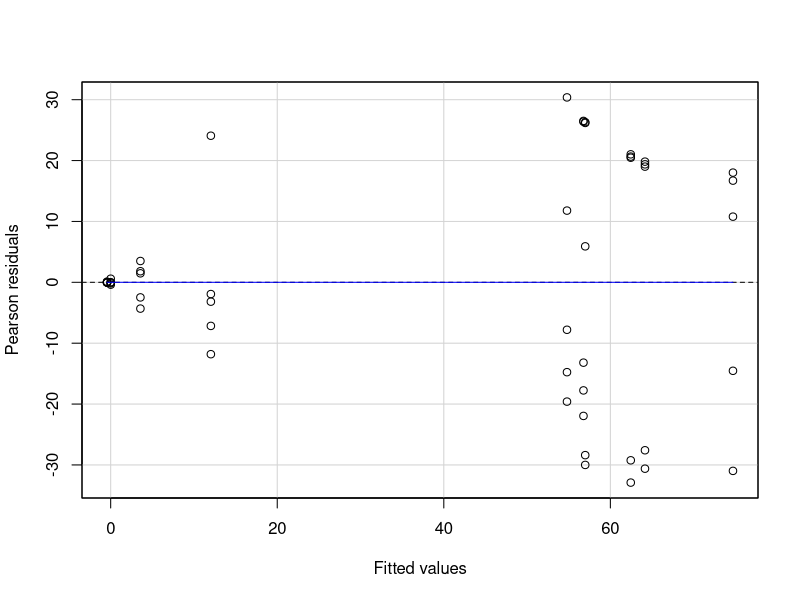

Reproduce this figure in R. (Note: this script raises an error after producing the figure.)
# Soil Leachates Data Analysis
library(tidyverse)
library(car)
library(emmeans)
library(ggplot2)

# Setting the working directory
setwd("C:/Users/90958427/OneDrive - Western Sydney University/Niraj Pot Experiment/Modified Data File")

# Read the CSV file
Leachates_data <- read.csv("Nutrients_Lechatesdata_exp1_final.csv")

# Check the first few rows to understand the structure
head(Leachates_data)
colnames(Leachates_data)

# Clean the data by removing rows with NA values in the relevant columns
Leachates_data_clean <- Leachates_data %>%
  filter(!is.na(NH4_Lechates_Before_2nd_fertilization..mg.N.L.) &
           !is.na(NO3_Lechates_Before_2nd_fertilization..mg.N.L.) &
           !is.na(PO4_Lechates_Before_2nd_fertilization..mg.N.L.))

# Ensure Dose and Plant.type have at least two levels
if(length(unique(Leachates_data_clean$Dose)) < 2 || length(unique(Leachates_data_clean$Plant.type)) < 2) {
  stop("Either 'Dose' or 'Plant.type' has fewer than two levels. Cannot fit the model.")
}

### NH4 Analysis ###

# Fit the model for NH4 Before 2nd Fertilization
m1_NH4_2nd <- lm(NH4_Lechates_Before_2nd_fertilization..mg.N.L. ~ Dose * Plant.type, data = Leachates_data_clean)

# Summary of the model
summary(m1_NH4_2nd)

# Residual and Q-Q plots to check assumptions
residualPlot(m1_NH4_2nd)
qqPlot(m1_NH4_2nd)

# ANOVA to check significance
Anova(m1_NH4_2nd, type = "II")

# Visualize NH4 in Leachates before the 2nd fertilization
ggplot(Leachates_data_clean, aes(x = Dose, y = NH4_Lechates_Before_2nd_fertilization..mg.N.L., colour = Dose)) + 
  geom_boxplot() + 
  facet_wrap(~Plant.type) +
  labs(title = "NH4 in Leachates Before 2nd Fertilization by Dose and Plant Type", x = "Dose", y = "NH4 (mg N/L)")

### NO3 Analysis ###

# Fit the model for NO3 Before 2nd Fertilization
m1_NO3_2nd <- lm(NO3_Lechates_Before_2nd_fertilization..mg.N.L. ~ Dose * Plant.type, data = Leachates_data_clean)

# Summary of the model
summary(m1_NO3_2nd)

# Residual and Q-Q plots to check assumptions
residualPlot(m1_NO3_2nd)
qqPlot(m1_NO3_2nd)

# ANOVA to check significance
Anova(m1_NO3_2nd, type = "II")

# Visualize NO3 in Leachates before the 2nd fertilization
ggplot(Leachates_data_clean, aes(x = Dose, y = NO3_Lechates_Before_2nd_fertilization..mg.N.L., colour = Dose)) + 
  geom_boxplot() + 
  facet_wrap(~Plant.type) +
  labs(title = "NO3 in Leachates Before 2nd Fertilization by Dose and Plant Type", x = "Dose", y = "NO3 (mg N/L)")

### PO4 Analysis ###

# Fit the model for PO4 Before 2nd Fertilization
m1_PO4_2nd <- lm(PO4_Lechates_Before_2nd_fertilization..mg.N.L. ~ Dose * Plant.type, data = Leachates_data_clean)

# Summary of the model
summary(m1_PO4_2nd)

# Residual and Q-Q plots to check assumptions
residualPlot(m1_PO4_2nd)
qqPlot(m1_PO4_2nd)

# ANOVA to check significance
Anova(m1_PO4_2nd, type = "II")

# Visualize PO4 in Leachates before the 2nd fertilization
ggplot(Leachates_data_clean, aes(x = Dose, y = PO4_Lechates_Before_2nd_fertilization..mg.N.L., colour = Dose)) + 
  geom_boxplot() + 
  facet_wrap(~Plant.type) +
  labs(title = "PO4 in Leachates Before 2nd Fertilization by Dose and Plant Type", x = "Dose", y = "PO4 (mg N/L)")

### Summary ###

# Each of these sections compares the concentration of NH4, NO3, and PO4 in leachates before the second fertilization across different doses and plant types.
# The residual and Q-Q plots check the assumptions of the models, and the ANOVA tests the significance of the effects.


# Function to perform pairwise comparison and visualize
perform_analysis <- function(response_var, title, y_label) {
  # Fit the model
  model <- lm(as.formula(paste(response_var, "~ Dose * Plant.type")), data = Leachates_data_clean)
  
  # Perform pairwise comparison using emmeans
  pairwise_comparisons <- emmeans(model, pairwise ~ Dose | Plant.type)
  
  # Display the pairwise comparison results
  print(summary(pairwise_comparisons))
  
  # Visualize the pairwise comparisons
  plot <- ggplot(Leachates_data_clean, aes_string(x = "Dose", y = response_var, fill = "Dose")) +
    geom_boxplot() +
    facet_wrap(~ Plant.type) +
    labs(title = title, x = "Dose", y = y_label) +
    theme_minimal() +
    theme(axis.text.x = element_text(angle = 45, hjust = 1), legend.position = "bottom")
  
  return(plot)
}

# Visualize NH4, NO3, and PO4 together in one grid
p1 <- perform_analysis("NH4_Lechates_Before_2nd_fertilization..mg.N.L.", 
                       "NH4 in Leachates Before 2nd Fertilization by Dose and Plant Type", 
                       "NH4 (mg N/L)")

p2 <- perform_analysis("NO3_Lechates_Before_2nd_fertilization..mg.N.L.", 
                       "NO3 in Leachates Before 2nd Fertilization by Dose and Plant Type", 
                       "NO3 (mg N/L)")

p3 <- perform_analysis("PO4_Lechates_Before_2nd_fertilization..mg.N.L.", 
                       "PO4 in Leachates Before 2nd Fertilization by Dose and Plant Type", 
                       "PO4 (mg N/L)")

# Arrange the plots in one grid
install.packages("gridExtra")
library(gridExtra)

grid.arrange(p1, p2, p3, nrow = 3)
